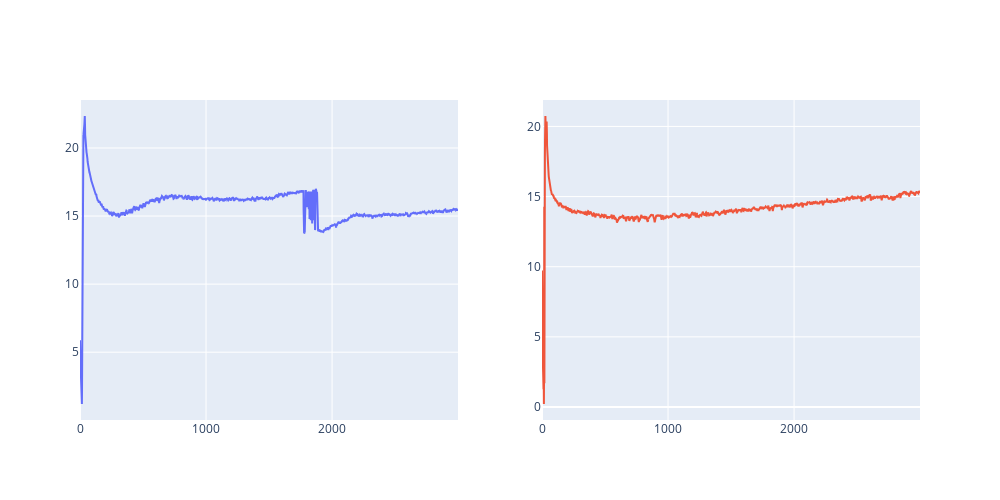

Write notebook code for a chart like this one.
### Code cell
##PLOTLY
fig = make_subplots(rows=1, cols=2)

fig.add_trace(go.Scatter(y=X_df.T[0]),row=1, col=1)
fig.add_trace(go.Scatter(y=X_df.T[11]),row=1, col=2)

fig.update_layout(height=500, width=1000, showlegend=False)
fig.show()

### Figure 1 — Plotly figure (JSON) as saved in the notebook; plotly's stock layout.template omitted (floating-point values rounded to 4 significant figures; data arrays with more than 128 entries replaced by an {"elided": "..."} marker saying what was removed)
{"data": [{"type": "scatter", "xaxis": "x", "y": {"elided": "3000 float values"}, "yaxis": "y"}, {"type": "scatter", "xaxis": "x2", "y": {"elided": "3000 float values"}, "yaxis": "y2"}], "layout": {"height": 500, "showlegend": false, "width": 1000, "xaxis": {"anchor": "y", "domain": [0, 0.45]}, "xaxis2": {"anchor": "y2", "domain": [0.55, 1]}, "yaxis": {"anchor": "x", "domain": [0, 1]}, "yaxis2": {"anchor": "x2", "domain": [0, 1]}}}
